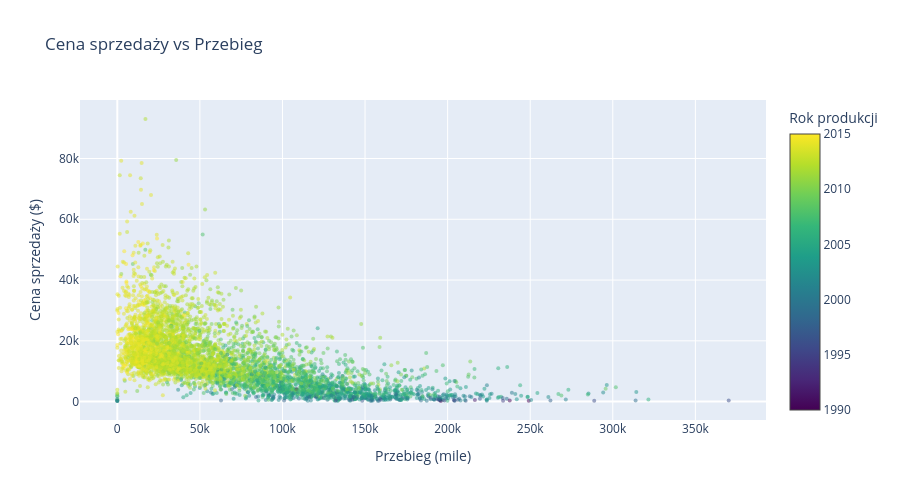

Notebook cell for this chart:
### Markdown cell above
### Wnioski
Na podstawie przeprowadzonej analizy i eksperymentów możemy wyciągnąć następujące wnioski:

**Jakość modeli:**
- Gradient Boosting osiąga zdecydowanie najlepsze wyniki zarówno pod względem MAE, RMSE jak i R². Potrafi wychwycić nieliniowe zależności, które modele liniowe (Ridge, SGD) pomijają.
- Dodanie kolumny `mmr` (szacowana cena rynkowa Manheim) dramatycznie poprawia wyniki wszystkich modeli — to najsilniejszy predyktor ceny.
- Modele liniowe (Ridge, SGD) osiągają podobne wyniki, ale SGD bywa niestabilny bez odpowiedniego doboru hiperparametrów.

**Przetrenowanie:**
- Gradient Boosting wykazuje niewielkie przetrenowanie (wyniki na zbiorze treningowym są nieco lepsze niż na testowym), ale różnica jest akceptowalna.
- Modele liniowe są bardziej odporne na przetrenowanie ze względu na regularyzację.

**Zasoby:**
- Ridge i SGD trenują się znacznie szybciej i zużywają mniej pamięci niż Gradient Boosting.
- Jeśli zależy nam na czasie (np. częste przetrenowywanie modelu na nowych danych), Ridge z MMR może być dobrym kompromisem między jakością a szybkością.

**Najważniejsze cechy wpływające na cenę:**
- Szacowana cena rynkowa (`mmr`), rok produkcji (`year`), przebieg (`odometer`) i stan techniczny (`condition`) mają największy wpływ na cenę.
- Marka, model i typ nadwozia również są istotne, ale w mniejszym stopniu.

### Code cell
sample = model_df.sample(n=min(5000, len(model_df)), random_state=42)

fig = go.Figure()

fig.add_trace(go.Scatter(
    x=sample["odometer"],
    y=sample["sellingprice"],
    mode="markers",
    marker=dict(
        color=sample["year"],
        colorscale="Viridis",
        size=4,
        opacity=0.5,
        colorbar=dict(title="Rok produkcji"),
    ),
    hovertemplate=(
        "<b>%{customdata[0]} %{customdata[1]}</b><br>"
        "Przebieg: %{x:,.0f} mil<br>"
        "Cena: $%{y:,.0f}<br>"
        "Rok: %{marker.color}<extra></extra>"
    ),
    customdata=sample[["make", "model"]].values,
))

fig.update_layout(
    title="Cena sprzedaży vs Przebieg",
    xaxis_title="Przebieg (mile)",
    yaxis_title="Cena sprzedaży ($)",
    height=500,
)
fig.show()

### Figure 1 — Plotly figure (JSON) as saved in the notebook; plotly's stock layout.template omitted (floating-point values rounded to 4 significant figures; data arrays with more than 128 entries replaced by an {"elided": "..."} marker saying what was removed)
{"data": [{"customdata": {"elided": "5000x2 str values"}, "hovertemplate": "<b>%{customdata[0]} %{customdata[1]}</b><br>Przebieg: %{x:,.0f} mil<br>Cena: $%{y:,.0f}<br>Rok: %{marker.color}<extra></extra>", "marker": {"color": {"elided": "5000 int values"}, "colorbar": {"title": {"text": "Rok produkcji"}}, "colorscale": [[0, "#440154"], [0.1111, "#482878"], [0.2222, "#3e4989"], [0.3333, "#31688e"], [0.4444, "#26828e"], [0.5556, "#1f9e89"], [0.6667, "#35b779"], [0.7778, "#6ece58"], [0.8889, "#b5de2b"], [1, "#fde725"]], "opacity": 0.5, "size": 4}, "mode": "markers", "type": "scatter", "x": {"elided": "5000 float values"}, "y": {"elided": "5000 float values"}}], "layout": {"height": 500, "title": {"text": "Cena sprzedaży vs Przebieg"}, "xaxis": {"title": {"text": "Przebieg (mile)"}}, "yaxis": {"title": {"text": "Cena sprzedaży ($)"}}}}
